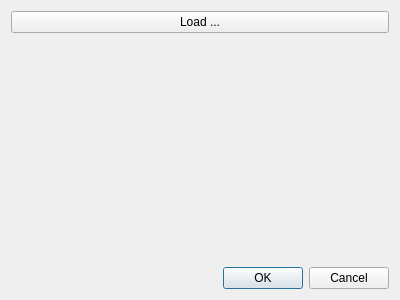
<?xml version="1.0" encoding="UTF-8"?>
<ui version="4.0">
 <class>ImageChoiceWidget</class>
 <widget class="QDialog" name="ImageChoiceWidget">
  <property name="geometry">
   <rect>
    <x>0</x>
    <y>0</y>
    <width>400</width>
    <height>300</height>
   </rect>
  </property>
  <property name="windowTitle">
   <string>Dialog</string>
  </property>
  <layout class="QVBoxLayout" name="verticalLayout_2">
   <item>
    <layout class="QHBoxLayout" name="horizontalLayout">
     <item>
      <layout class="QGridLayout" name="picturesGridLayout">
       <property name="sizeConstraint">
        <enum>QLayout::SetDefaultConstraint</enum>
       </property>
      </layout>
     </item>
     <item>
      <layout class="QVBoxLayout" name="verticalLayout">
       <item>
        <widget class="QPushButton" name="loadPushButton">
         <property name="text">
          <string>Load ...</string>
         </property>
        </widget>
       </item>
       <item>
        <spacer name="verticalSpacer">
         <property name="orientation">
          <enum>Qt::Vertical</enum>
         </property>
         <property name="sizeHint" stdset="0">
          <size>
           <width>20</width>
           <height>40</height>
          </size>
         </property>
        </spacer>
       </item>
      </layout>
     </item>
    </layout>
   </item>
   <item>
    <widget class="QDialogButtonBox" name="buttonBox">
     <property name="orientation">
      <enum>Qt::Horizontal</enum>
     </property>
     <property name="standardButtons">
      <set>QDialogButtonBox::Cancel|QDialogButtonBox::Ok</set>
     </property>
    </widget>
   </item>
  </layout>
 </widget>
 <resources/>
 <connections>
  <connection>
   <sender>buttonBox</sender>
   <signal>accepted()</signal>
   <receiver>ImageChoiceWidget</receiver>
   <slot>accept()</slot>
   <hints>
    <hint type="sourcelabel">
     <x>248</x>
     <y>254</y>
    </hint>
    <hint type="destinationlabel">
     <x>157</x>
     <y>274</y>
    </hint>
   </hints>
  </connection>
  <connection>
   <sender>buttonBox</sender>
   <signal>rejected()</signal>
   <receiver>ImageChoiceWidget</receiver>
   <slot>reject()</slot>
   <hints>
    <hint type="sourcelabel">
     <x>316</x>
     <y>260</y>
    </hint>
    <hint type="destinationlabel">
     <x>286</x>
     <y>274</y>
    </hint>
   </hints>
  </connection>
 </connections>
</ui>
